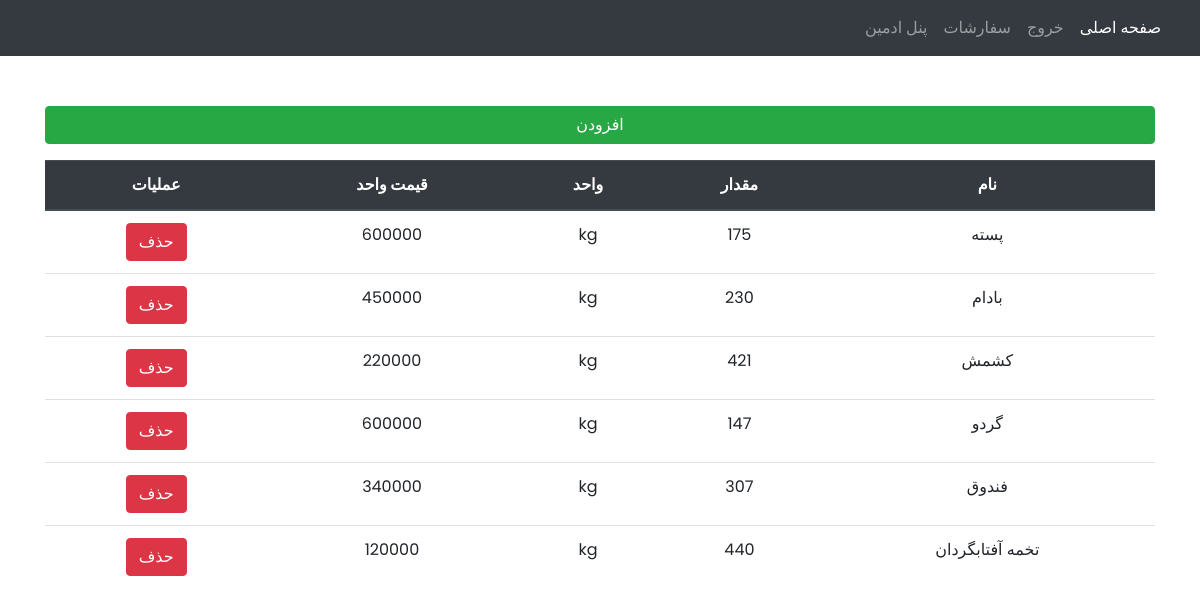
Page /adminpanel/product (signed in) on the committed database.
### product/models.py (models this page shows, shortened)
class Product(models.Model):
    STATUS = (
        ('kg', 'کیلوگرم'),
        ('pack', 'بسته'),
        ('num', 'عدد'),
    )
    name = models.CharField(max_length=120, unique=True, verbose_name='نام')
    price = models.PositiveBigIntegerField(verbose_name='قیمت')
    quantity = models.PositiveIntegerField(verbose_name='موجودی')
    unit = models.CharField(max_length=20, choices=STATUS, verbose_name='واحد')
    image = models.ImageField(upload_to='product/%Y/%B/%d/', verbose_name='تصویر')
    def price_decimal(self):
        return f'{self.price:,}'
    price_decimal.short_description = 'قیمت'
    def product_image(self):
        return mark_safe('<img src="{}" width="80" style="border-radius:50%;" />'.format(self.image.url))
    product_image.short_description = 'تصویر'
    product_image.allow_tags = True
    class Meta:
        verbose_name = 'محصول'
        verbose_name_plural = 'محصولات'

### adminpanel/views.py (the view)
# urls.py: path('product', ProductListView.as_view(), name="product"),
class ProductListView(UserPassesTestMixin, ListView):
    model = Product
    template_name = 'product.html'
    def test_func(self):
            return self.request.user.is_superuser

### templates/product.html
{% extends 'base.html' %}
{% load static %}
{% block bodystyle %}
    <body style="background-image: url('{% static "images/back_shop.jpg" %}'); height: 100%; background-position: center; background-size: cover;background-repeat: no-repeat; background-attachment: fixed;">
{% endblock %}
{% block content %}
<div class="container">
    <a href="{% url 'product_new' %}" class="btn btn-success btn-block mb-3" type="button">افزودن</a>
    <table class="table text-center">
      <thead class="thead-dark">
        <tr>
          <th scope="col">نام</th>
          <th scope="col">مقدار</th>
          <th scope="col">واحد</th>
          <th scope="col">قیمت واحد</th>
          <th scope="col">عملیات</th>
        </tr>
      </thead>
    <tbody style="background-color: #ffffff">
        {% for product in object_list %}
            <tr>
                <td>{{ product.name }}</td>
                <td>{{ product.quantity }}</td>
                <td>{{ product.unit }}</td>
                <td>{{ product.price }}</td>
                <td><a class="btn btn-danger text-white" href="{% url 'product_delete' product.pk %}">حذف</a></td>
            </tr>
        {% endfor %}
    </tbody>
    </table>
    </div>
{% endblock content %}

### static/static_root/css/style.css (style rules this page uses)
* { padding: 0; margin: 0; box-sizing: border-box; font-family: 'Poppins', IRANSansWeb; direction: rtl; }
body { height: 100vh; background: linear-gradient(to top, #c9c9ff 50%, #9090fa 90%) no-repeat }
.container { margin: 50px auto }

### rows in the picture
Product: name "پسته", quantity "175", unit "kg", price "600000"
Product: name "بادام", quantity "230", unit "kg", price "450000"
Product: name "کشمش", quantity "421", unit "kg", price "220000"
Product: name "گردو", quantity "147", unit "kg", price "600000"
Product: name "فندوق", quantity "307", unit "kg", price "340000"
Product: name "تخمه آفتابگردان", quantity "440", unit "kg", price "120000"
